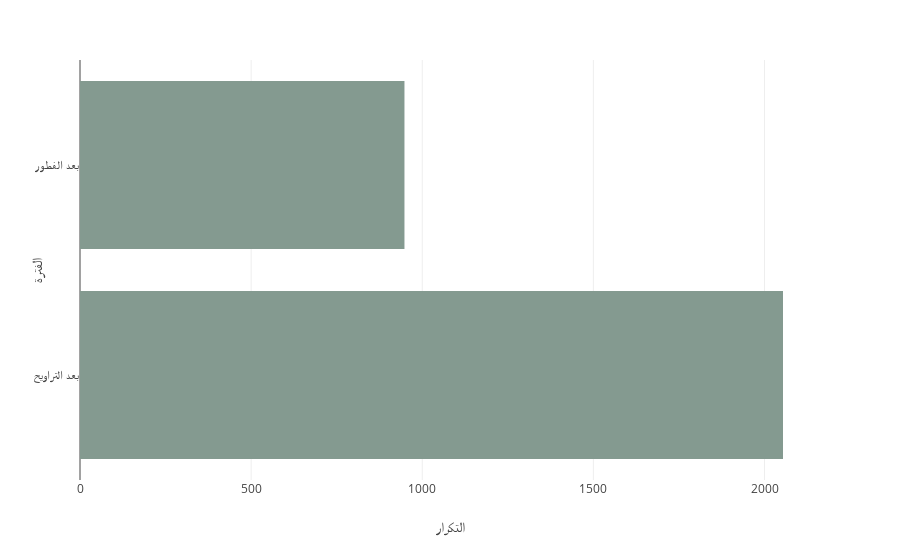

Source (notebook cell):
### Code cell
period_counts = ramadan_temp['الفترة'].value_counts().reset_index()
period_counts.columns = ['الفترة' , 'عدد الطلبات']

fig = px.bar(
    period_counts, x='عدد الطلبات' , y='الفترة' , orientation='h' ,    color_discrete_sequence = ['#849a90']

)
fig

### Figure 1 — Plotly figure (JSON) as saved in the notebook; plotly's stock layout.template omitted (floating-point values rounded to 4 significant figures)
{"data": [{"alignmentgroup": "True", "hovertemplate": "التكرار=%{x}<br>الفترة=%{y}<extra></extra>", "legendgroup": "", "marker": {"color": "#849a90", "pattern": {"shape": ""}}, "name": "", "offsetgroup": "", "orientation": "h", "showlegend": false, "textposition": "auto", "type": "bar", "x": [2054, 948], "xaxis": "x", "y": ["بعد التراويح", "بعد الفطور"], "yaxis": "y"}], "layout": {"barmode": "relative", "legend": {"tracegroupgap": 0}, "margin": {"t": 60}, "xaxis": {"anchor": "y", "domain": [0, 1], "title": {"text": "التكرار"}}, "yaxis": {"anchor": "x", "domain": [0, 1], "title": {"text": "الفترة"}}}}
